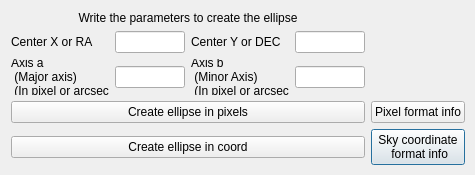
<?xml version="1.0" encoding="UTF-8"?>
<ui version="4.0">
 <class>ellipseCreation</class>
 <widget class="QDialog" name="ellipseCreation">
  <property name="geometry">
   <rect>
    <x>0</x>
    <y>0</y>
    <width>475</width>
    <height>175</height>
   </rect>
  </property>
  <property name="minimumSize">
   <size>
    <width>475</width>
    <height>175</height>
   </size>
  </property>
  <property name="windowTitle">
   <string>ellipseCreation</string>
  </property>
  <layout class="QGridLayout" name="gridLayout_2">
   <item row="0" column="0">
    <layout class="QGridLayout" name="gridLayout">
     <item row="4" column="4">
      <widget class="QPushButton" name="skyCoordInfoButton">
       <property name="text">
        <string>Sky coordinate
 format info</string>
       </property>
      </widget>
     </item>
     <item row="2" column="1">
      <widget class="QLineEdit" name="aAxisLineEdit">
       <property name="minimumSize">
        <size>
         <width>70</width>
         <height>0</height>
        </size>
       </property>
       <property name="maximumSize">
        <size>
         <width>16777215</width>
         <height>16777215</height>
        </size>
       </property>
      </widget>
     </item>
     <item row="0" column="0" colspan="4">
      <widget class="QLabel" name="label">
       <property name="sizePolicy">
        <sizepolicy hsizetype="Preferred" vsizetype="Fixed">
         <horstretch>0</horstretch>
         <verstretch>0</verstretch>
        </sizepolicy>
       </property>
       <property name="text">
        <string>Write the parameters to create the ellipse</string>
       </property>
       <property name="alignment">
        <set>Qt::AlignCenter</set>
       </property>
      </widget>
     </item>
     <item row="2" column="0">
      <widget class="QLabel" name="label_3">
       <property name="sizePolicy">
        <sizepolicy hsizetype="Fixed" vsizetype="Preferred">
         <horstretch>0</horstretch>
         <verstretch>0</verstretch>
        </sizepolicy>
       </property>
       <property name="text">
        <string>Axis a
 (Major axis)
 (In pixel or arcsec)</string>
       </property>
      </widget>
     </item>
     <item row="2" column="2">
      <widget class="QLabel" name="label_5">
       <property name="text">
        <string>Axis b
 (Minor Axis)
 (In pixel or arcsec)</string>
       </property>
       <property name="alignment">
        <set>Qt::AlignLeading|Qt::AlignLeft|Qt::AlignVCenter</set>
       </property>
      </widget>
     </item>
     <item row="3" column="0" colspan="4">
      <widget class="QPushButton" name="createButtonPixel">
       <property name="text">
        <string>Create ellipse in pixels</string>
       </property>
      </widget>
     </item>
     <item row="1" column="3">
      <widget class="QLineEdit" name="centerYLineEdit">
       <property name="minimumSize">
        <size>
         <width>70</width>
         <height>0</height>
        </size>
       </property>
       <property name="maximumSize">
        <size>
         <width>16777215</width>
         <height>16777215</height>
        </size>
       </property>
      </widget>
     </item>
     <item row="2" column="3">
      <widget class="QLineEdit" name="bAxisLineEdit">
       <property name="minimumSize">
        <size>
         <width>70</width>
         <height>0</height>
        </size>
       </property>
       <property name="maximumSize">
        <size>
         <width>16777215</width>
         <height>16777215</height>
        </size>
       </property>
      </widget>
     </item>
     <item row="1" column="0">
      <widget class="QLabel" name="label_6">
       <property name="sizePolicy">
        <sizepolicy hsizetype="Fixed" vsizetype="Preferred">
         <horstretch>0</horstretch>
         <verstretch>0</verstretch>
        </sizepolicy>
       </property>
       <property name="text">
        <string>Center X or RA</string>
       </property>
      </widget>
     </item>
     <item row="1" column="1">
      <widget class="QLineEdit" name="centerXLineEdit">
       <property name="sizePolicy">
        <sizepolicy hsizetype="Expanding" vsizetype="Fixed">
         <horstretch>0</horstretch>
         <verstretch>0</verstretch>
        </sizepolicy>
       </property>
       <property name="minimumSize">
        <size>
         <width>70</width>
         <height>0</height>
        </size>
       </property>
       <property name="maximumSize">
        <size>
         <width>16777215</width>
         <height>16777215</height>
        </size>
       </property>
      </widget>
     </item>
     <item row="1" column="2">
      <widget class="QLabel" name="label_7">
       <property name="sizePolicy">
        <sizepolicy hsizetype="Fixed" vsizetype="Preferred">
         <horstretch>0</horstretch>
         <verstretch>0</verstretch>
        </sizepolicy>
       </property>
       <property name="text">
        <string>Center Y or DEC</string>
       </property>
       <property name="alignment">
        <set>Qt::AlignLeading|Qt::AlignLeft|Qt::AlignVCenter</set>
       </property>
      </widget>
     </item>
     <item row="4" column="0" colspan="4">
      <widget class="QPushButton" name="createButtonCoord">
       <property name="text">
        <string>Create ellipse in coord</string>
       </property>
      </widget>
     </item>
     <item row="3" column="4">
      <widget class="QPushButton" name="pixelInfoButton">
       <property name="text">
        <string>Pixel format info</string>
       </property>
      </widget>
     </item>
    </layout>
   </item>
  </layout>
 </widget>
 <resources/>
 <connections/>
</ui>
